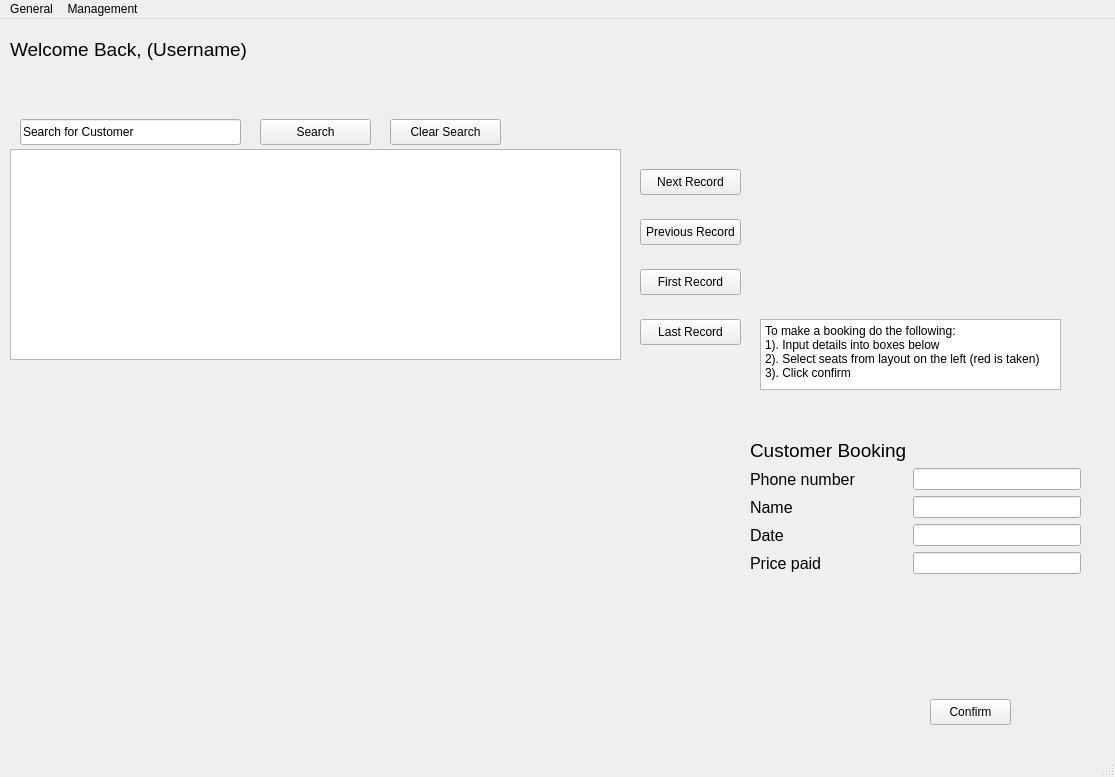
<?xml version="1.0" encoding="UTF-8"?>
<ui version="4.0">
 <class>MainWindow</class>
 <widget class="QMainWindow" name="MainWindow">
  <property name="geometry">
   <rect>
    <x>0</x>
    <y>0</y>
    <width>1115</width>
    <height>777</height>
   </rect>
  </property>
  <property name="windowTitle">
   <string>MainWindow</string>
  </property>
  <widget class="QWidget" name="centralwidget">
   <widget class="QLabel" name="welcome_back_label">
    <property name="geometry">
     <rect>
      <x>10</x>
      <y>10</y>
      <width>241</width>
      <height>41</height>
     </rect>
    </property>
    <property name="font">
     <font>
      <pointsize>14</pointsize>
     </font>
    </property>
    <property name="text">
     <string>Welcome Back, (Username)</string>
    </property>
   </widget>
   <widget class="QTableView" name="customer_details_table">
    <property name="geometry">
     <rect>
      <x>10</x>
      <y>130</y>
      <width>611</width>
      <height>211</height>
     </rect>
    </property>
   </widget>
   <widget class="QPushButton" name="next_record">
    <property name="geometry">
     <rect>
      <x>640</x>
      <y>150</y>
      <width>101</width>
      <height>26</height>
     </rect>
    </property>
    <property name="text">
     <string>Next Record</string>
    </property>
   </widget>
   <widget class="QPushButton" name="previous_record">
    <property name="geometry">
     <rect>
      <x>640</x>
      <y>200</y>
      <width>101</width>
      <height>26</height>
     </rect>
    </property>
    <property name="text">
     <string>Previous Record</string>
    </property>
   </widget>
   <widget class="QPushButton" name="first_record">
    <property name="geometry">
     <rect>
      <x>640</x>
      <y>250</y>
      <width>101</width>
      <height>26</height>
     </rect>
    </property>
    <property name="text">
     <string>First Record</string>
    </property>
   </widget>
   <widget class="QPushButton" name="last_record">
    <property name="geometry">
     <rect>
      <x>640</x>
      <y>300</y>
      <width>101</width>
      <height>26</height>
     </rect>
    </property>
    <property name="text">
     <string>Last Record</string>
    </property>
   </widget>
   <widget class="QPushButton" name="search_customer">
    <property name="geometry">
     <rect>
      <x>260</x>
      <y>100</y>
      <width>111</width>
      <height>26</height>
     </rect>
    </property>
    <property name="text">
     <string>Search</string>
    </property>
   </widget>
   <widget class="QLineEdit" name="customer_search">
    <property name="geometry">
     <rect>
      <x>20</x>
      <y>100</y>
      <width>221</width>
      <height>26</height>
     </rect>
    </property>
    <property name="text">
     <string>Search for Customer</string>
    </property>
   </widget>
   <widget class="QPushButton" name="clear_search">
    <property name="geometry">
     <rect>
      <x>390</x>
      <y>100</y>
      <width>111</width>
      <height>26</height>
     </rect>
    </property>
    <property name="text">
     <string>Clear Search</string>
    </property>
   </widget>
   <widget class="QWidget" name="gridLayoutWidget">
    <property name="geometry">
     <rect>
      <x>0</x>
      <y>340</y>
      <width>741</width>
      <height>371</height>
     </rect>
    </property>
    <layout class="QGridLayout" name="seat_layout"/>
   </widget>
   <widget class="QLabel" name="pic">
    <property name="geometry">
     <rect>
      <x>350</x>
      <y>-10</y>
      <width>411</width>
      <height>101</height>
     </rect>
    </property>
    <property name="text">
     <string/>
    </property>
    <property name="pixmap">
     <pixmap>../code/python/better_cinema_booking_system/images/colyer-logo-rectangle.png</pixmap>
    </property>
    <property name="scaledContents">
     <bool>true</bool>
    </property>
   </widget>
   <widget class="QWidget" name="layoutWidget">
    <property name="geometry">
     <rect>
      <x>750</x>
      <y>420</y>
      <width>331</width>
      <height>264</height>
     </rect>
    </property>
    <layout class="QFormLayout" name="formLayout">
     <item row="7" column="0">
      <widget class="QLabel" name="phone_number_label">
       <property name="font">
        <font>
         <pointsize>12</pointsize>
        </font>
       </property>
       <property name="text">
        <string>Phone number</string>
       </property>
      </widget>
     </item>
     <item row="7" column="1">
      <widget class="QLineEdit" name="enter_phone_number"/>
     </item>
     <item row="8" column="0">
      <widget class="QLabel" name="name_label">
       <property name="font">
        <font>
         <pointsize>12</pointsize>
        </font>
       </property>
       <property name="text">
        <string>Name</string>
       </property>
      </widget>
     </item>
     <item row="8" column="1">
      <widget class="QLineEdit" name="ente_name_entry"/>
     </item>
     <item row="9" column="0">
      <widget class="QLabel" name="date_label">
       <property name="font">
        <font>
         <pointsize>12</pointsize>
        </font>
       </property>
       <property name="text">
        <string>Date</string>
       </property>
      </widget>
     </item>
     <item row="9" column="1">
      <widget class="QLineEdit" name="enter_date_edit"/>
     </item>
     <item row="10" column="0">
      <widget class="QLabel" name="price_paid_label">
       <property name="font">
        <font>
         <pointsize>12</pointsize>
        </font>
       </property>
       <property name="text">
        <string>Price paid</string>
       </property>
      </widget>
     </item>
     <item row="10" column="1">
      <widget class="QLineEdit" name="enter_price_paid_entry"/>
     </item>
     <item row="4" column="0">
      <widget class="QLabel" name="customer_booking_label">
       <property name="font">
        <font>
         <pointsize>14</pointsize>
        </font>
       </property>
       <property name="text">
        <string>Customer Booking</string>
       </property>
      </widget>
     </item>
    </layout>
   </widget>
   <widget class="QPushButton" name="pushButton">
    <property name="geometry">
     <rect>
      <x>930</x>
      <y>680</y>
      <width>81</width>
      <height>26</height>
     </rect>
    </property>
    <property name="text">
     <string>Confirm</string>
    </property>
   </widget>
   <widget class="QTextEdit" name="textEdit">
    <property name="geometry">
     <rect>
      <x>760</x>
      <y>300</y>
      <width>301</width>
      <height>71</height>
     </rect>
    </property>
    <property name="html">
     <string>&lt;!DOCTYPE HTML PUBLIC &quot;-//W3C//DTD HTML 4.0//EN&quot; &quot;http://www.w3.org/TR/REC-html40/strict.dtd&quot;&gt;
&lt;html&gt;&lt;head&gt;&lt;meta name=&quot;qrichtext&quot; content=&quot;1&quot; /&gt;&lt;meta charset=&quot;utf-8&quot; /&gt;&lt;style type=&quot;text/css&quot;&gt;
p, li { white-space: pre-wrap; }
hr { height: 1px; border-width: 0; }
li.unchecked::marker { content: &quot;\2610&quot;; }
li.checked::marker { content: &quot;\2612&quot;; }
&lt;/style&gt;&lt;/head&gt;&lt;body style=&quot; font-family:'Segoe UI'; font-size:9pt; font-weight:400; font-style:normal;&quot;&gt;
&lt;p style=&quot; margin-top:0px; margin-bottom:0px; margin-left:0px; margin-right:0px; -qt-block-indent:0; text-indent:0px;&quot;&gt;To make a booking do the following:&lt;/p&gt;
&lt;p style=&quot; margin-top:0px; margin-bottom:0px; margin-left:0px; margin-right:0px; -qt-block-indent:0; text-indent:0px;&quot;&gt;1). Input details into boxes below&lt;/p&gt;
&lt;p style=&quot; margin-top:0px; margin-bottom:0px; margin-left:0px; margin-right:0px; -qt-block-indent:0; text-indent:0px;&quot;&gt;2). Select seats from layout on the left (red is taken)&lt;/p&gt;
&lt;p style=&quot; margin-top:0px; margin-bottom:0px; margin-left:0px; margin-right:0px; -qt-block-indent:0; text-indent:0px;&quot;&gt;3). Click confirm&lt;/p&gt;&lt;/body&gt;&lt;/html&gt;</string>
    </property>
   </widget>
  </widget>
  <widget class="QMenuBar" name="menubar">
   <property name="geometry">
    <rect>
     <x>0</x>
     <y>0</y>
     <width>1115</width>
     <height>33</height>
    </rect>
   </property>
   <widget class="QMenu" name="general_tab">
    <property name="title">
     <string>General</string>
    </property>
   </widget>
   <widget class="QMenu" name="management_tab">
    <property name="title">
     <string>Management</string>
    </property>
   </widget>
   <addaction name="general_tab"/>
   <addaction name="management_tab"/>
  </widget>
  <widget class="QStatusBar" name="statusbar"/>
 </widget>
 <resources/>
 <connections/>
</ui>
